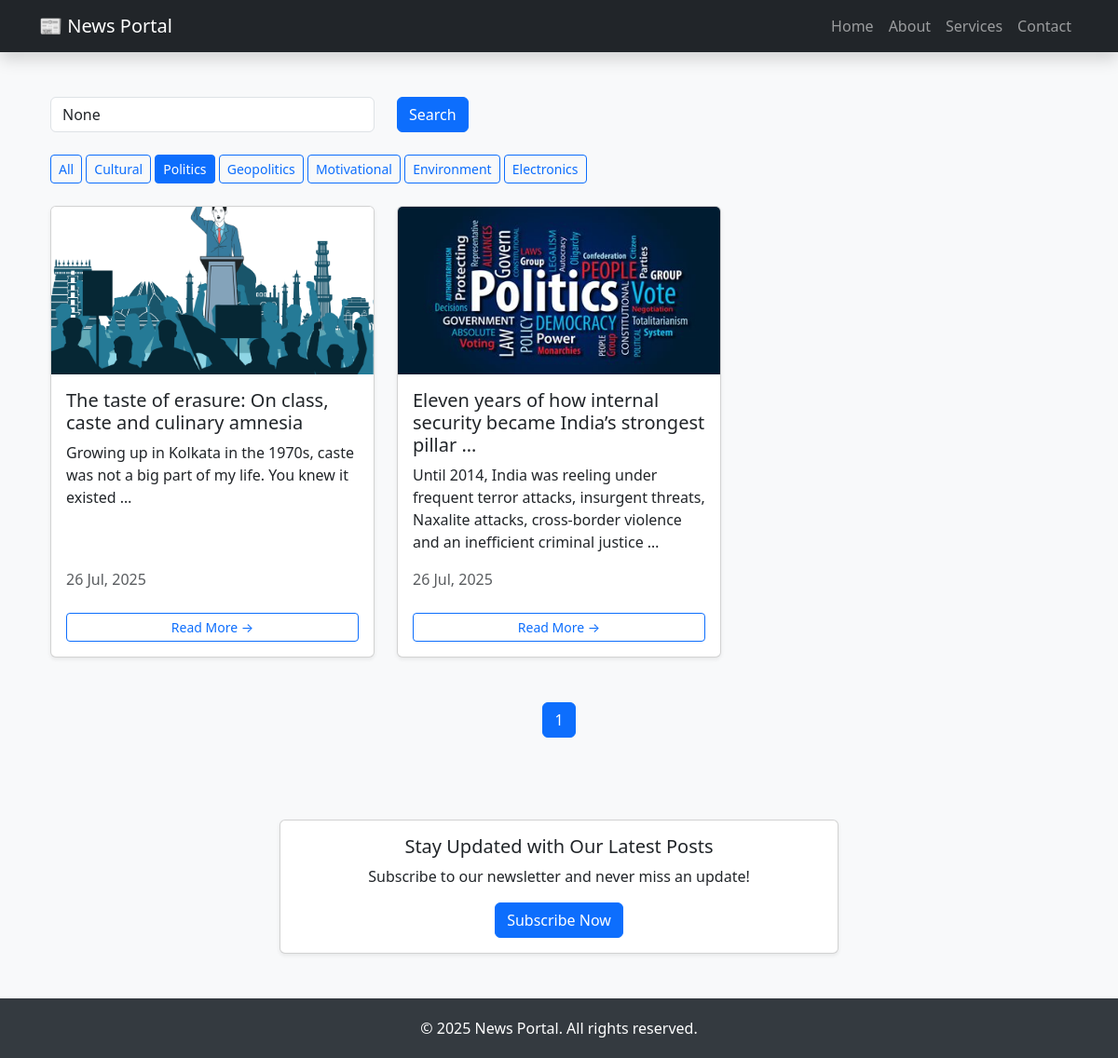
The page /?category=Politics on the database its author committed.
### blog/models.py (models this page shows, shortened)
class Category(models.Model):
    name = models.CharField(max_length=100)

class Post(models.Model):
    title = models.CharField(max_length=200)
    image = models.ImageField(upload_to='post_images/', null=True, blank=True)
    content = models.TextField()
    date_posted = models.DateTimeField(auto_now_add=True)
    category = models.ForeignKey('Category', on_delete=models.CASCADE)

### blog/views.py (the view)
# urls.py: path('', views.home, name='home'),
def home(request):
    category_name = request.GET.get('category')
    query = request.GET.get('q')
    posts = Post.objects.all()
    if category_name:
        posts = posts.filter(category__name__iexact=category_name)
    if query:
        posts = posts.filter(Q(title__icontains=query) | Q(content__icontains=query))
    paginator = Paginator(posts.order_by('-date_posted'), 6)  # 6 posts per page
    page = request.GET.get('page')
    posts = paginator.get_page(page)
    categories = Category.objects.all()
    return render(request, 'blog/home.html', {
        'posts': posts,
        'categories': categories,
        'selected_category': category_name,
        'query': query
    })

### templates/blog/home.html (shortened to what this page needs)
{% extends 'blog/base.html' %}
{% block content %}
<div class="container mt-4">
    <form method="get" class="row mb-4">
        <div class="col-md-4">
            <input type="text" name="q" value="{{ query }}" class="form-control" placeholder="Search...">
        </div>
        <div class="col-md-2">
            <button type="submit" class="btn btn-primary">Search</button>
        </div>
    </form>
    <div class="mb-4">
        <a href="{% url 'home' %}" class="btn btn-sm {% if not selected_category %}btn-primary{% else %}btn-outline-primary{% endif %}">All</a>
        {% for category in categories %}
            <a href="?category={{ category.name }}" class="btn btn-sm {% if selected_category == category.name %}btn-primary{% else %}btn-outline-primary{% endif %}">
                {{ category.name }}
            </a>
        {% endfor %}
    </div>
    <div class="row">
        {% for post in posts %}
        <div class="col-md-4 mb-4">
            <div class="card h-100 shadow-sm">
                {% if post.image %}
                    <img src="{{ post.image.url }}" class="card-img-top" alt="{{ post.title }}" style="max-height: 180px; object-fit: cover;">
                {% endif %}
                <div class="card-body d-flex flex-column">
                    <h5 class="card-title">{{ post.title|truncatewords:10 }}</h5>
                    <p class="card-text">{{ post.content|truncatewords:20 }}</p>
                    <p class="text-muted mt-auto">{{ post.date_posted|date:"d M, Y" }}</p>
                    <a href="{% url 'post_detail' post.id %}" class="btn btn-sm btn-outline-primary mt-2">Read More →</a>
                </div>
            </div>
        </div>
        {% empty %}
        <div class="col-12">
            <p>No posts available.</p>
        </div>
        {% endfor %}
    </div>
    <div class="mt-4 text-center">
        <nav aria-label="Page navigation">
            <ul class="pagination justify-content-center">
                <li class="page-item active">
                    <a class="page-link">{{ posts.number }}</a>
                </li>
            </ul>
        </nav>
    </div>
</div>
{% endblock %}

### templates/blog/base.html (style rules this page uses)
body { background-color: #f8f9fa; }

### rows shown on the page
Category: name "Cultural"
Category: name "Politics"
Category: name "Geopolitics"
Category: name "Motivational"
Category: name "Environment"
Category: name "Electronics"
Post: image (picture), title "The taste of erasure: On class, caste and culinary amnesia", content "Growing up in Kolkata in the 1970s, caste was not a big part of my life. You knew it existed …", date_posted "26 Jul, 2025"
Post: image (picture), title "Eleven years of how internal security became India’s strongest pillar …", content "Until 2014, India was reeling under frequent terror attacks, insurgent threats, Naxalite attacks, cross-border violence and an inefficient criminal justice …", date_posted "26 Jul, 2025"

### other values the page prints
{{ posts.number }} "1"
